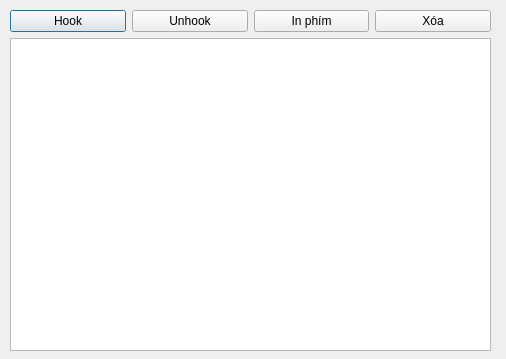
<?xml version="1.0" encoding="UTF-8"?>
<ui version="4.0">
 <class>Dialog</class>
 <widget class="QDialog" name="Dialog">
  <property name="geometry">
   <rect>
    <x>0</x>
    <y>0</y>
    <width>506</width>
    <height>359</height>
   </rect>
  </property>
  <property name="windowTitle">
   <string>Dialog</string>
  </property>
  <widget class="QWidget" name="layoutWidget">
   <property name="geometry">
    <rect>
     <x>10</x>
     <y>10</y>
     <width>481</width>
     <height>341</height>
    </rect>
   </property>
   <layout class="QGridLayout" name="gridLayout">
    <item row="0" column="0">
     <layout class="QHBoxLayout" name="horizontalLayout_2">
      <item>
       <widget class="QPushButton" name="btn_hook">
        <property name="text">
         <string>Hook</string>
        </property>
       </widget>
      </item>
      <item>
       <widget class="QPushButton" name="btn_unhook">
        <property name="text">
         <string>Unhook</string>
        </property>
       </widget>
      </item>
      <item>
       <widget class="QPushButton" name="btn_key">
        <property name="text">
         <string>In phím</string>
        </property>
       </widget>
      </item>
      <item>
       <widget class="QPushButton" name="btn_delete">
        <property name="text">
         <string>Xóa</string>
        </property>
       </widget>
      </item>
     </layout>
    </item>
    <item row="1" column="0">
     <widget class="QTextBrowser" name="textBrowser_2"/>
    </item>
   </layout>
  </widget>
 </widget>
 <resources/>
 <connections/>
</ui>
